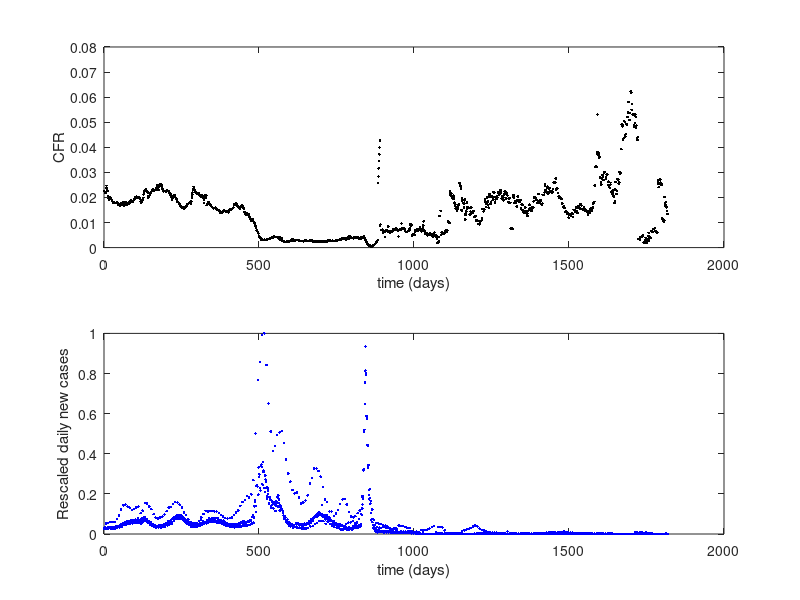
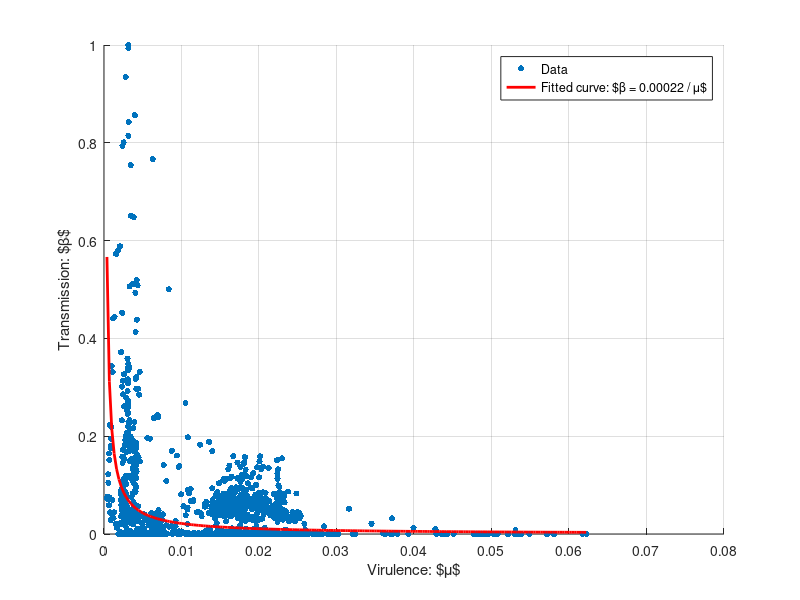

These figures' MATLAB source, in order: (Note: this script raises an error after producing the figures.)
%Beta=Beta(242:end);
clear all; close all; clc;
load('Covid19s01092020f08242025.mat')

X1=Mu(1:end-1);
X2=Mu(2:end);
Y1=Beta(1:end-1);
Y2=Beta(2:end);
Y1_min = min(Y1);
Y1_max = max(Y1);
Y1s = (Y1 - Y1_min) ./ (Y1_max - Y1_min);

Y2_min = min(Y2);
Y2_max = max(Y2);
Y2s = (Y2 - Y2_min) ./ (Y2_max - Y2_min);
Beta_min=min(Beta);Beta_max=max(Beta);
Betas=(Beta - Beta_min) ./ (Beta_max - Beta_min);
%% Betas=(Beta - min(Beta)) ./ (max(Beta) - min(Beta));
%%
close all
subplot(2,1,1)
plot(Mu,'k.');xlabel('time (days)');ylabel('CFR')
subplot(2,1,2)
plot(Betas,'b.');xlabel('time (days)');ylabel('Rescaled daily new cases')
%sgtitle('Time series data');
hfig = gcf;
fname = 'COVIDtseriesdata1';

%% Fitting Beta=a/mu
modelFun = @(a,mu)  a(1) ./ (mu);

a0 = [1];

% Fit using nonlinear least squares
a_est = nlinfit(X1, Y1s, modelFun, a0);
close all
figure
scatter(X1, Y1s,20, 'filled'); hold on
mu_fit = linspace(min(X1), max(X1), 200)';
plot(mu_fit, modelFun(a_est, mu_fit), 'r-', 'LineWidth', 2)
xlabel('Virulence: $\mu$')
ylabel('Transmission: $\beta$')
legend('Data',sprintf('Fitted curve: $\\beta = %.5f / \\mu$', a_est))
grid on
hfig = gcf;
fname = 'COVIDMuBeta';
%% Mu(n+1)=a1+a2*Mu(n)*(1-Mu(n))+a3*Beta(n)
rng(123);
X = [ X1.*(1-X1), Y1s];
y = X2; %Mu(n+1)

% LASSO with cross-validation
[B,FitInfo] = lasso(X, y, 'CV', 5);%, 'Standardize', true);

idx = FitInfo.IndexMinMSE;
coef = B(:, idx);               
intercept = FitInfo.Intercept(idx);

yhat = X * coef + intercept;
%sci2latex = @(x) sprintf('%.1f\\times10^{%d}', x*10^abs(floor(log10(abs(x)))+1), floor(log10(abs(x)))+1);
% label2 = sprintf('Fitted curve: $\\mu_{n+1} \\approx 0.000015+ 1.023 \\mu_n (1-\\mu_n) - 0.0005 \\beta_n$');
label2 = 'Fitted curve';
close all;
scatter(X1,X2,20,'filled');
xlabel('Virulence: $\mu_n$');
ylabel('Virulence: $\mu_{n+1}$');
hold on;
plot(X1, yhat,'-','LineWidth',2);
legend('Data',label2)

hfig = gcf;
fname = 'COVIDmuNmuNp1';
%%
%% Mu(n+1)=a1+a2*Mu(n)*(1-Mu(n))+a3*Beta(n)
rng(123);
X = [Y1s X1];
y = Y2s; %Mu(n+1)

% LASSO with cross-validation
[B,FitInfo] = lasso(X, y, 'CV', 5);%, 'Standardize', true);

idx = FitInfo.IndexMinMSE;
coef = B(:, idx);               
intercept = FitInfo.Intercept(idx);

yhat = X * coef + intercept;
%sci2latex = @(x) sprintf('%.1f\\times10^{%d}', x*10^abs(floor(log10(abs(x)))+1), floor(log10(abs(x)))+1);
%label2 = sprintf('Fitted curve: $\\beta_{n+1} \\approx 0.0256+ 0.6917 \\beta_n - 0.7228 \\mu_n$');
label2 = 'Fitted curve';
close all;
scatter(Y1s,Y2s,20,'filled');
xlabel('Transmission: $\beta_n$');
ylabel('Transmission: $\beta_{n+1}$');
hold on;
plot(Y1s, yhat,'-','LineWidth',2);
legend('Data',label2)

hfig = gcf;
fname = 'COVIDbetaNbetaNp1';

% close all
% scatter(X1,X2,20,'filled');
% xlabel('$\mu_{n}$');
% ylabel('$\mu_{n+1}$');
% %title("Virulance Relation")
% hfig = gcf;
% fname = 'COVIDmuNmuNp1';
%%
close all;
scatter(Y1s,Y2s,20,'filled');
xlabel('$\beta_{n}$');
ylabel('$\beta_{n+1}$');
%title("Transmission relation ")
hfig = gcf;
fname = 'COVIDbetaNbetaNp1';
%%
close all;
scatter(X1,Y1,20,'filled');
xlabel('$\beta_{n}$');
ylabel('$\beta_{n+1}$');
%title("Transmission relation ")
hfig = gcf;
fname = 'COVIDMuNbetaN';
%%
close all;
scatter3(X1,Y1,Y2,'filled');
xlabel('$\mu_{n}$');
ylabel('$\beta_{n}$');
zlabel('$\beta_{n+1}$')
%title("causal relationship")
hfig = gcf;
fname = 'COVIDcausalRela3dBeta';
%%
close all;
scatter3(X1,Y1,X2,'filled');
xlabel('$\mu_{n}$');
ylabel('$\beta_{n}$');
zlabel('$\beta_{n+1}$')
%title("causal relationship")
hfig = gcf;
fname = 'COVIDcausalRela3dMu';
%%
r = @(x) round(x, 6);
dim1=r(correlationDimension(X1,[],1,'NumPoints',100))
dim2=r(correlationDimension([X1 X2],[],1,'NumPoints',100,'MinRadius',0.0003,'MaxRadius',0.003))
GeoCxnp1Gxn=dim2-dim1
%%
dim1xy=r(correlationDimension([X1 Y1s],[],1,'NumPoints',100))
dim2xy=r(correlationDimension([X1 Y1s X2],[],1,'NumPoints',100,'MinRadius',0.001,'MaxRadius',0.01))
GeoCxnynxnp1Gxnyn=dim2xy-dim1xy
GeoCytox=GeoCxnp1Gxn-GeoCxnynxnp1Gxnyn
%%
dim1y=r(correlationDimension(Y1s,[],1,'NumPoints',100,'MinRadius',0.00006,'MaxRadius',0.00012))
dim2y=r(correlationDimension([Y1s Y2s],[],1,'NumPoints',100,'MinRadius',0.000077,'MaxRadius',0.0001))
GeoCynp1Gyn=dim2y-dim1y
%%
dim1yx=r(correlationDimension([X1 Y1s],[],1,'NumPoints',100))
dim2yx=r(correlationDimension([X1 Y1s Y2s],[],1,'NumPoints',100,'NumPoints',100,'MinRadius',0.00015,'MaxRadius',0.02))
GeoCxnynynp1Gxnyn=dim2yx-dim1yx
GeoCxtoy=GeoCynp1Gyn-GeoCxnynynp1Gxnyn
%%
Terms = {
    'D2(mu_n)'
    'D2([mu_n, mu_{n+1}])'
    'D2([mu_n, beta_n, mu_{n+1}])'
    'D2([mu_n, beta_n])'
    'D2(beta_n)'
    'D2([beta_n, beta_{n+1}])'
    'D2([mu_n, beta_n, beta_{n+1}])'
    'GeoC(mu_{n+1}|mu_n)'
    'GeoC(mu_{n+1}|mu_n, beta_n)'
    'GeoC_{beta->mu}'
    'GeoC(beta_{n+1}|beta_n)'
    'GeoC(beta_{n+1}|beta_n, mu_n)'
    'GeoC_{mu->beta}'
};

Values = [
   dim1
    dim2
    dim2xy
    dim1xy
    dim1y
    dim2y
    dim2yx
    GeoCxnp1Gxn
    GeoCxnynxnp1Gxnyn
    GeoCytox
    GeoCynp1Gyn
    GeoCxnynynp1Gxnyn
    GeoCxtoy
];
%%
regionName = 'Global';  

T = table(Terms, Values, ...
    'VariableNames', {'Term', regionName});

writetable(T, ['GeoC_' regionName '.csv']);



%%
% scatter(X1,X2)
% %%
% scatter(Y1,Y2)
% %%
% close all
% scatter(Y1,X2)
% %%
% scatter3(Y1,X1,X2)
% %%
% scatter3(Y1,X1,Y2)
% %%
% A=[ones(size(X1)) X1 X1.^2 Y1];
% coef=pinv(A)*X2
% %%
% 
